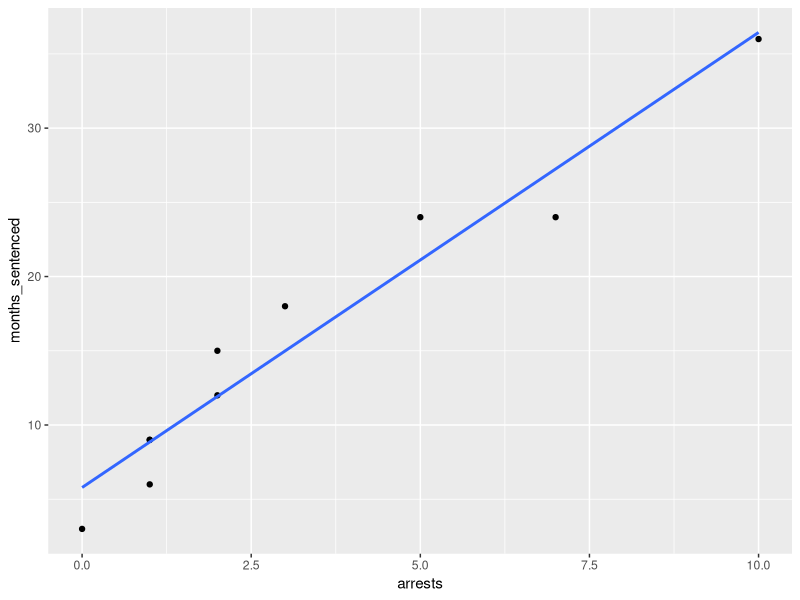
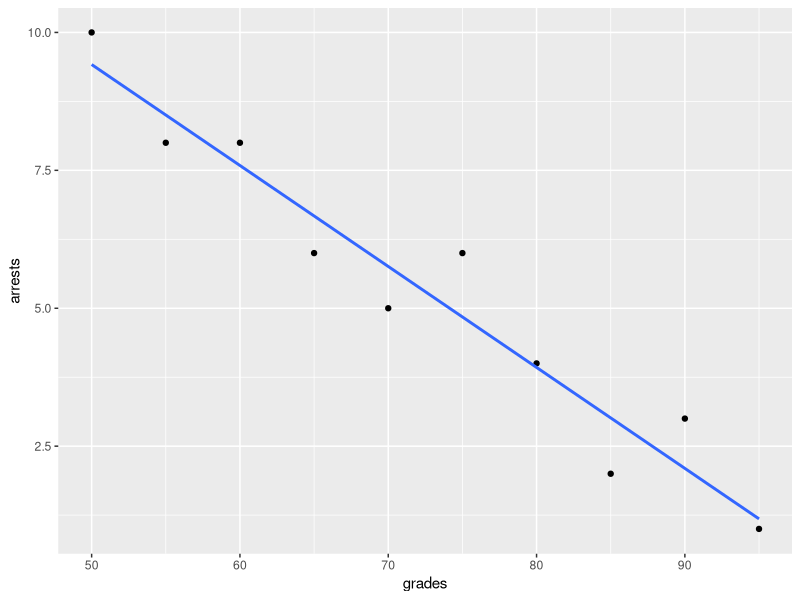
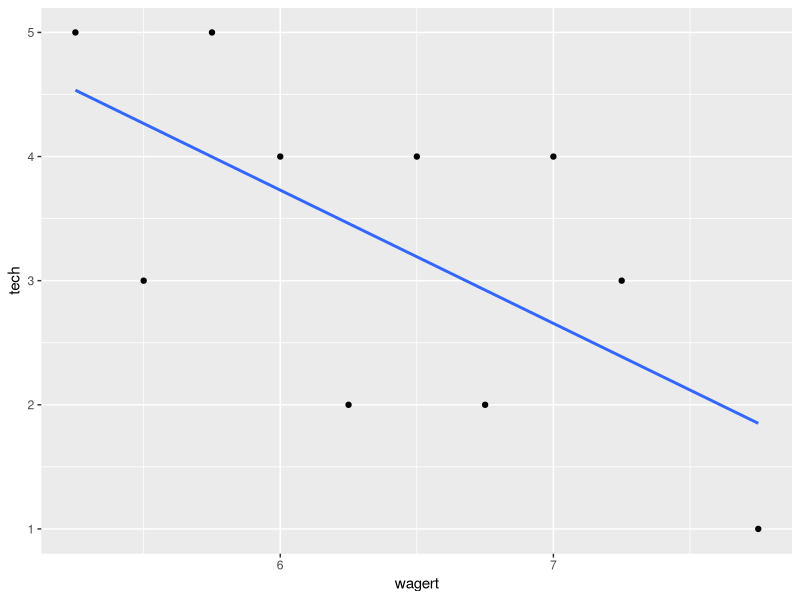

Source code (R) for these figures, in order:
## ---- chunk 1
knitr::opts_chunk$set(echo = TRUE)
## ---- chunk 2
library(ggplot2)
burglars<-data.frame(arrests<-c(0,1,1,1,2,2,3,5,7,10),months_sentenced<-c(3,6,9,9,12,15,18,24,24,36))
ggplot(burglars, aes(x=arrests,y=months_sentenced))+geom_point()+stat_smooth(method=lm,se=FALSE)
## ---- chunk 3
library(ggplot2)
school<-data.frame(arrests<-c(10,8,8,6,5,6,4,2,3,1),grades<-c(50,55,60,65,70,75,80,85,90,95))
ggplot(school, aes(x=grades,y=arrests))+geom_point()+stat_smooth(method=lm,se=FALSE)
## ---- chunk 4
library(ggplot2)
wage_parole<-data.frame(wagert<-c(5.25,5.50,5.75,6.00,6.25,6.50,6.75,7.00,7.25,7.75),
                        tech<-c(5,3,5,4,2,4,2,4,3,1))
ggplot(wage_parole, aes(x=wagert,y=tech))+geom_point()+stat_smooth(method=lm,se=FALSE)
